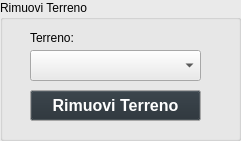
     <widget class="QGroupBox" name="groupBox_15">
      <property name="geometry">
       <rect>
        <x>340</x>
        <y>80</y>
        <width>241</width>
        <height>141</height>
       </rect>
      </property>
      <property name="palette">
       <palette>
        <active>
         <colorrole role="WindowText">
          <brush brushstyle="SolidPattern">
           <color alpha="255">
            <red>0</red>
            <green>0</green>
            <blue>0</blue>
           </color>
          </brush>
         </colorrole>
         <colorrole role="Button">
          <brush brushstyle="SolidPattern">
           <color alpha="255">
            <red>234</red>
            <green>234</green>
            <blue>234</blue>
           </color>
          </brush>
         </colorrole>
         <colorrole role="Light">
          <brush brushstyle="SolidPattern">
           <color alpha="255">
            <red>255</red>
            <green>255</green>
            <blue>255</blue>
           </color>
          </brush>
         </colorrole>
         <colorrole role="Midlight">
          <brush brushstyle="SolidPattern">
           <color alpha="255">
            <red>244</red>
            <green>244</green>
            <blue>244</blue>
           </color>
          </brush>
         </colorrole>
         <colorrole role="Dark">
          <brush brushstyle="SolidPattern">
           <color alpha="255">
            <red>117</red>
            <green>117</green>
            <blue>117</blue>
           </color>
          </brush>
         </colorrole>
         <colorrole role="Mid">
          <brush brushstyle="SolidPattern">
           <color alpha="255">
            <red>156</red>
            <green>156</green>
            <blue>156</blue>
           </color>
          </brush>
         </colorrole>
         <colorrole role="Text">
          <brush brushstyle="SolidPattern">
           <color alpha="255">
            <red>0</red>
            <green>0</green>
            <blue>0</blue>
           </color>
          </brush>
         </colorrole>
         <colorrole role="BrightText">
          <brush brushstyle="SolidPattern">
           <color alpha="255">
            <red>255</red>
            <green>255</green>
            <blue>255</blue>
           </color>
          </brush>
         </colorrole>
         <colorrole role="ButtonText">
          <brush brushstyle="SolidPattern">
           <color alpha="255">
            <red>0</red>
            <green>0</green>
            <blue>0</blue>
           </color>
          </brush>
         </colorrole>
         <colorrole role="Base">
          <brush brushstyle="SolidPattern">
           <color alpha="255">
            <red>255</red>
            <green>255</green>
            <blue>255</blue>
           </color>
          </brush>
         </colorrole>
         <colorrole role="Window">
          <brush brushstyle="SolidPattern">
           <color alpha="255">
            <red>234</red>
            <green>234</green>
            <blue>234</blue>
           </color>
          </brush>
         </colorrole>
         <colorrole role="Shadow">
          <brush brushstyle="SolidPattern">
           <color alpha="255">
            <red>0</red>
            <green>0</green>
            <blue>0</blue>
           </color>
          </brush>
         </colorrole>
         <colorrole role="AlternateBase">
          <brush brushstyle="SolidPattern">
           <color alpha="255">
            <red>244</red>
            <green>244</green>
            <blue>244</blue>
           </color>
          </brush>
         </colorrole>
         <colorrole role="ToolTipBase">
          <brush brushstyle="SolidPattern">
           <color alpha="255">
            <red>255</red>
            <green>255</green>
            <blue>220</blue>
           </color>
          </brush>
         </colorrole>
         <colorrole role="ToolTipText">
          <brush brushstyle="SolidPattern">
           <color alpha="255">
            <red>0</red>
            <green>0</green>
            <blue>0</blue>
           </color>
          </brush>
         </colorrole>
         <colorrole role="PlaceholderText">
          <brush brushstyle="SolidPattern">
           <color alpha="127">
            <red>0</red>
            <green>0</green>
            <blue>0</blue>
           </color>
          </brush>
         </colorrole>
         <colorrole role="Accent">
          <brush brushstyle="SolidPattern">
           <color alpha="255">
            <red>255</red>
            <green>255</green>
            <blue>255</blue>
           </color>
          </brush>
         </colorrole>
        </active>
        <inactive>
         <colorrole role="WindowText">
          <brush brushstyle="SolidPattern">
           <color alpha="255">
            <red>0</red>
            <green>0</green>
            <blue>0</blue>
           </color>
          </brush>
         </colorrole>
         <colorrole role="Button">
          <brush brushstyle="SolidPattern">
           <color alpha="255">
            <red>234</red>
            <green>234</green>
            <blue>234</blue>
           </color>
          </brush>
         </colorrole>
         <colorrole role="Light">
          <brush brushstyle="SolidPattern">
           <color alpha="255">
            <red>255</red>
            <green>255</green>
            <blue>255</blue>
           </color>
          </brush>
         </colorrole>
         <colorrole role="Midlight">
          <brush brushstyle="SolidPattern">
           <color alpha="255">
            <red>244</red>
            <green>244</green>
            <blue>244</blue>
           </color>
          </brush>
         </colorrole>
         <colorrole role="Dark">
          <brush brushstyle="SolidPattern">
           <color alpha="255">
            <red>117</red>
            <green>117</green>
            <blue>117</blue>
           </color>
          </brush>
         </colorrole>
         <colorrole role="Mid">
          <brush brushstyle="SolidPattern">
           <color alpha="255">
            <red>156</red>
            <green>156</green>
            <blue>156</blue>
           </color>
          </brush>
         </colorrole>
         <colorrole role="Text">
          <brush brushstyle="SolidPattern">
           <color alpha="255">
            <red>0</red>
            <green>0</green>
            <blue>0</blue>
           </color>
          </brush>
         </colorrole>
         <colorrole role="BrightText">
          <brush brushstyle="SolidPattern">
           <color alpha="255">
            <red>255</red>
            <green>255</green>
            <blue>255</blue>
           </color>
          </brush>
         </colorrole>
         <colorrole role="ButtonText">
          <brush brushstyle="SolidPattern">
           <color alpha="255">
            <red>0</red>
            <green>0</green>
            <blue>0</blue>
           </color>
          </brush>
         </colorrole>
         <colorrole role="Base">
          <brush brushstyle="SolidPattern">
           <color alpha="255">
            <red>255</red>
            <green>255</green>
            <blue>255</blue>
           </color>
          </brush>
         </colorrole>
         <colorrole role="Window">
          <brush brushstyle="SolidPattern">
           <color alpha="255">
            <red>234</red>
            <green>234</green>
            <blue>234</blue>
           </color>
          </brush>
         </colorrole>
         <colorrole role="Shadow">
          <brush brushstyle="SolidPattern">
           <color alpha="255">
            <red>0</red>
            <green>0</green>
            <blue>0</blue>
           </color>
          </brush>
         </colorrole>
         <colorrole role="AlternateBase">
          <brush brushstyle="SolidPattern">
           <color alpha="255">
            <red>244</red>
            <green>244</green>
            <blue>244</blue>
           </color>
          </brush>
         </colorrole>
         <colorrole role="ToolTipBase">
          <brush brushstyle="SolidPattern">
           <color alpha="255">
            <red>255</red>
            <green>255</green>
            <blue>220</blue>
           </color>
          </brush>
         </colorrole>
         <colorrole role="ToolTipText">
          <brush brushstyle="SolidPattern">
           <color alpha="255">
            <red>0</red>
            <green>0</green>
            <blue>0</blue>
           </color>
          </brush>
         </colorrole>
         <colorrole role="PlaceholderText">
          <brush brushstyle="SolidPattern">
           <color alpha="127">
            <red>0</red>
            <green>0</green>
            <blue>0</blue>
           </color>
          </brush>
         </colorrole>
         <colorrole role="Accent">
          <brush brushstyle="SolidPattern">
           <color alpha="255">
            <red>255</red>
            <green>255</green>
            <blue>255</blue>
           </color>
          </brush>
         </colorrole>
        </inactive>
        <disabled>
         <colorrole role="WindowText">
          <brush brushstyle="SolidPattern">
           <color alpha="255">
            <red>117</red>
            <green>117</green>
            <blue>117</blue>
           </color>
          </brush>
         </colorrole>
         <colorrole role="Button">
          <brush brushstyle="SolidPattern">
           <color alpha="255">
            <red>234</red>
            <green>234</green>
            <blue>234</blue>
           </color>
          </brush>
         </colorrole>
         <colorrole role="Light">
          <brush brushstyle="SolidPattern">
           <color alpha="255">
            <red>255</red>
            <green>255</green>
            <blue>255</blue>
           </color>
          </brush>
         </colorrole>
         <colorrole role="Midlight">
          <brush brushstyle="SolidPattern">
           <color alpha="255">
            <red>244</red>
            <green>244</green>
            <blue>244</blue>
           </color>
          </brush>
         </colorrole>
         <colorrole role="Dark">
          <brush brushstyle="SolidPattern">
           <color alpha="255">
            <red>117</red>
            <green>117</green>
            <blue>117</blue>
           </color>
          </brush>
         </colorrole>
         <colorrole role="Mid">
          <brush brushstyle="SolidPattern">
           <color alpha="255">
            <red>156</red>
            <green>156</green>
            <blue>156</blue>
           </color>
          </brush>
         </colorrole>
         <colorrole role="Text">
          <brush brushstyle="SolidPattern">
           <color alpha="255">
            <red>117</red>
            <green>117</green>
            <blue>117</blue>
           </color>
          </brush>
         </colorrole>
         <colorrole role="BrightText">
          <brush brushstyle="SolidPattern">
           <color alpha="255">
            <red>255</red>
            <green>255</green>
            <blue>255</blue>
           </color>
          </brush>
         </colorrole>
         <colorrole role="ButtonText">
          <brush brushstyle="SolidPattern">
           <color alpha="255">
            <red>117</red>
            <green>117</green>
            <blue>117</blue>
           </color>
          </brush>
         </colorrole>
         <colorrole role="Base">
          <brush brushstyle="SolidPattern">
           <color alpha="255">
            <red>234</red>
            <green>234</green>
            <blue>234</blue>
           </color>
          </brush>
         </colorrole>
         <colorrole role="Window">
          <brush brushstyle="SolidPattern">
           <color alpha="255">
            <red>234</red>
            <green>234</green>
            <blue>234</blue>
           </color>
          </brush>
         </colorrole>
         <colorrole role="Shadow">
          <brush brushstyle="SolidPattern">
           <color alpha="255">
            <red>0</red>
            <green>0</green>
            <blue>0</blue>
           </color>
          </brush>
         </colorrole>
         <colorrole role="AlternateBase">
          <brush brushstyle="SolidPattern">
           <color alpha="255">
            <red>234</red>
            <green>234</green>
            <blue>234</blue>
           </color>
          </brush>
         </colorrole>
         <colorrole role="ToolTipBase">
          <brush brushstyle="SolidPattern">
           <color alpha="255">
            <red>255</red>
            <green>255</green>
            <blue>220</blue>
           </color>
          </brush>
         </colorrole>
         <colorrole role="ToolTipText">
          <brush brushstyle="SolidPattern">
           <color alpha="255">
            <red>0</red>
            <green>0</green>
            <blue>0</blue>
           </color>
          </brush>
         </colorrole>
         <colorrole role="PlaceholderText">
          <brush brushstyle="SolidPattern">
           <color alpha="127">
            <red>117</red>
            <green>117</green>
            <blue>117</blue>
           </color>
          </brush>
         </colorrole>
         <colorrole role="Accent">
          <brush brushstyle="SolidPattern">
           <color alpha="255">
            <red>255</red>
            <green>255</green>
            <blue>255</blue>
           </color>
          </brush>
         </colorrole>
        </disabled>
       </palette>
      </property>
      <property name="autoFillBackground">
       <bool>true</bool>
      </property>
      <property name="title">
       <string>Rimuovi Terreno</string>
      </property>
      <property name="flat">
       <bool>true</bool>
      </property>
      <widget class="QPushButton" name="buttonRimuoviTerreno">
       <property name="geometry">
        <rect>
         <x>30</x>
         <y>90</y>
         <width>171</width>
         <height>31</height>
        </rect>
       </property>
       <property name="palette">
        <palette>
         <active>
          <colorrole role="Button">
           <brush brushstyle="SolidPattern">
            <color alpha="255">
             <red>37</red>
             <green>46</green>
             <blue>53</blue>
            </color>
           </brush>
          </colorrole>
          <colorrole role="ButtonText">
           <brush brushstyle="SolidPattern">
            <color alpha="255">
             <red>255</red>
             <green>255</green>
             <blue>255</blue>
            </color>
           </brush>
          </colorrole>
          <colorrole role="Base">
           <brush brushstyle="SolidPattern">
            <color alpha="255">
             <red>37</red>
             <green>46</green>
             <blue>53</blue>
            </color>
           </brush>
          </colorrole>
         </active>
         <inactive>
          <colorrole role="Button">
           <brush brushstyle="SolidPattern">
            <color alpha="255">
             <red>37</red>
             <green>46</green>
             <blue>53</blue>
            </color>
           </brush>
          </colorrole>
          <colorrole role="ButtonText">
           <brush brushstyle="SolidPattern">
            <color alpha="255">
             <red>255</red>
             <green>255</green>
             <blue>255</blue>
            </color>
           </brush>
          </colorrole>
          <colorrole role="Base">
           <brush brushstyle="SolidPattern">
            <color alpha="255">
             <red>37</red>
             <green>46</green>
             <blue>53</blue>
            </color>
           </brush>
          </colorrole>
         </inactive>
         <disabled>
          <colorrole role="Button">
           <brush brushstyle="SolidPattern">
            <color alpha="255">
             <red>37</red>
             <green>46</green>
             <blue>53</blue>
            </color>
           </brush>
          </colorrole>
         </disabled>
        </palette>
       </property>
       <property name="font">
        <font>
         <family>Arial</family>
         <pointsize>12</pointsize>
         <bold>true</bold>
        </font>
       </property>
       <property name="text">
        <string>Rimuovi Terreno</string>
       </property>
      </widget>
      <widget class="QComboBox" name="comboSelezTerrRim">
       <property name="geometry">
        <rect>
         <x>30</x>
         <y>50</y>
         <width>171</width>
         <height>31</height>
        </rect>
       </property>
       <property name="autoFillBackground">
        <bool>true</bool>
       </property>
      </widget>
      <widget class="QLabel" name="label_4">
       <property name="geometry">
        <rect>
         <x>30</x>
         <y>30</y>
         <width>58</width>
         <height>16</height>
        </rect>
       </property>
       <property name="text">
        <string>Terreno:</string>
       </property>
      </widget>
     </widget>
